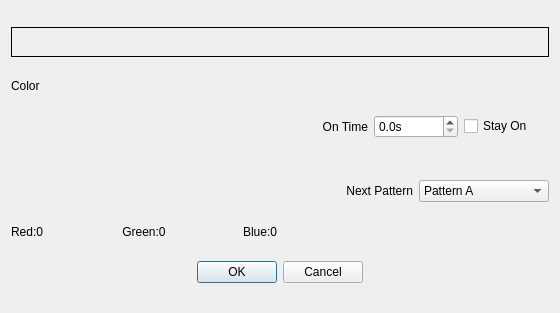
<?xml version="1.0" encoding="UTF-8"?>
<ui version="4.0">
 <class>EditPatternDialog</class>
 <widget class="QDialog" name="EditPatternDialog">
  <property name="geometry">
   <rect>
    <x>0</x>
    <y>0</y>
    <width>560</width>
    <height>313</height>
   </rect>
  </property>
  <property name="windowTitle">
   <string>Dialog</string>
  </property>
  <layout class="QVBoxLayout" name="verticalLayout_3">
   <item>
    <widget class="LEDPatternDisplay" name="patternDisplay">
     <property name="maximumSize">
      <size>
       <width>16777215</width>
       <height>30</height>
      </size>
     </property>
     <property name="frameShape">
      <enum>QFrame::Box</enum>
     </property>
     <property name="frameShadow">
      <enum>QFrame::Plain</enum>
     </property>
    </widget>
   </item>
   <item>
    <layout class="QHBoxLayout" name="horizontalLayout_4">
     <item>
      <layout class="QVBoxLayout" name="verticalLayout">
       <item>
        <widget class="QLabel" name="label_3">
         <property name="text">
          <string>Color</string>
         </property>
        </widget>
       </item>
       <item>
        <widget class="ColorPicker" name="colorPickerFrame">
         <property name="minimumSize">
          <size>
           <width>200</width>
           <height>120</height>
          </size>
         </property>
        </widget>
       </item>
       <item>
        <layout class="QHBoxLayout" name="horizontalLayout">
         <item>
          <widget class="QLabel" name="redLabel">
           <property name="text">
            <string>Red:0</string>
           </property>
          </widget>
         </item>
         <item>
          <widget class="QLabel" name="greenLabel">
           <property name="text">
            <string>Green:0</string>
           </property>
           <property name="alignment">
            <set>Qt::AlignCenter</set>
           </property>
          </widget>
         </item>
         <item>
          <widget class="QLabel" name="blueLabel">
           <property name="text">
            <string>Blue:0</string>
           </property>
           <property name="alignment">
            <set>Qt::AlignRight|Qt::AlignTrailing|Qt::AlignVCenter</set>
           </property>
          </widget>
         </item>
        </layout>
       </item>
      </layout>
     </item>
     <item>
      <layout class="QVBoxLayout" name="verticalLayout_2">
       <item>
        <layout class="QHBoxLayout" name="horizontalLayout_2">
         <item>
          <widget class="QLabel" name="label">
           <property name="text">
            <string>On Time</string>
           </property>
           <property name="alignment">
            <set>Qt::AlignRight|Qt::AlignTrailing|Qt::AlignVCenter</set>
           </property>
          </widget>
         </item>
         <item>
          <widget class="QDoubleSpinBox" name="onTimeSpinBox">
           <property name="suffix">
            <string>s</string>
           </property>
           <property name="decimals">
            <number>1</number>
           </property>
           <property name="maximum">
            <double>3200.000000000000000</double>
           </property>
          </widget>
         </item>
         <item>
          <widget class="QCheckBox" name="onCheckBox">
           <property name="text">
            <string>Stay On</string>
           </property>
          </widget>
         </item>
        </layout>
       </item>
       <item>
        <layout class="QHBoxLayout" name="horizontalLayout_3">
         <item>
          <widget class="QLabel" name="label_2">
           <property name="text">
            <string>Next Pattern</string>
           </property>
           <property name="alignment">
            <set>Qt::AlignRight|Qt::AlignTrailing|Qt::AlignVCenter</set>
           </property>
          </widget>
         </item>
         <item>
          <widget class="QComboBox" name="nextPattternComboBox">
           <item>
            <property name="text">
             <string>Pattern A</string>
            </property>
           </item>
           <item>
            <property name="text">
             <string>Pattern B</string>
            </property>
           </item>
           <item>
            <property name="text">
             <string>Pattern C</string>
            </property>
           </item>
          </widget>
         </item>
        </layout>
       </item>
      </layout>
     </item>
    </layout>
   </item>
   <item alignment="Qt::AlignHCenter">
    <widget class="QDialogButtonBox" name="buttonBox">
     <property name="standardButtons">
      <set>QDialogButtonBox::Cancel|QDialogButtonBox::Ok</set>
     </property>
    </widget>
   </item>
  </layout>
 </widget>
 <customwidgets>
  <customwidget>
   <class>LEDPatternDisplay</class>
   <extends>QFrame</extends>
   <header>ledpatterndisplay.h</header>
   <container>1</container>
  </customwidget>
  <customwidget>
   <class>ColorPicker</class>
   <extends>QFrame</extends>
   <header>colorpicker.h</header>
   <container>1</container>
  </customwidget>
 </customwidgets>
 <resources/>
 <connections>
  <connection>
   <sender>buttonBox</sender>
   <signal>rejected()</signal>
   <receiver>EditPatternDialog</receiver>
   <slot>onButtonBoxRejected()</slot>
   <hints>
    <hint type="sourcelabel">
     <x>301</x>
     <y>292</y>
    </hint>
    <hint type="destinationlabel">
     <x>381</x>
     <y>259</y>
    </hint>
   </hints>
  </connection>
  <connection>
   <sender>buttonBox</sender>
   <signal>accepted()</signal>
   <receiver>EditPatternDialog</receiver>
   <slot>onButtonBoxAccepted()</slot>
   <hints>
    <hint type="sourcelabel">
     <x>239</x>
     <y>290</y>
    </hint>
    <hint type="destinationlabel">
     <x>187</x>
     <y>249</y>
    </hint>
   </hints>
  </connection>
 </connections>
 <slots>
  <slot>onButtonBoxRejected()</slot>
  <slot>onButtonBoxAccepted()</slot>
 </slots>
</ui>
